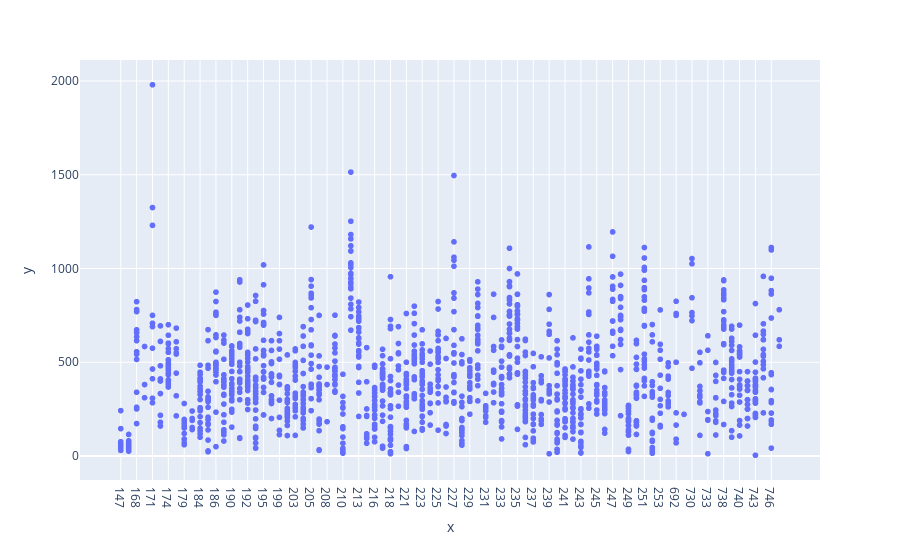

Notebook code cell kept with this figure:
### Code cell
fig3 = px.scatter(x=df['Vehicle'], y=df['Total_Miles'])
fig3.show()

### Figure 1 — Plotly figure (JSON) as saved in the notebook; plotly's stock layout.template omitted (floating-point values rounded to 4 significant figures; data arrays with more than 128 entries replaced by an {"elided": "..."} marker saying what was removed)
{"data": [{"hovertemplate": "x=%{x}<br>y=%{y}<extra></extra>", "legendgroup": "", "marker": {"color": "#636efa", "symbol": "circle"}, "mode": "markers", "name": "", "showlegend": false, "type": "scattergl", "x": {"elided": "1501 str values"}, "xaxis": "x", "y": {"elided": "1501 int values"}, "yaxis": "y"}], "layout": {"legend": {"tracegroupgap": 0}, "margin": {"t": 60}, "xaxis": {"anchor": "y", "domain": [0, 1], "title": {"text": "x"}}, "yaxis": {"anchor": "x", "domain": [0, 1], "title": {"text": "y"}}}}
